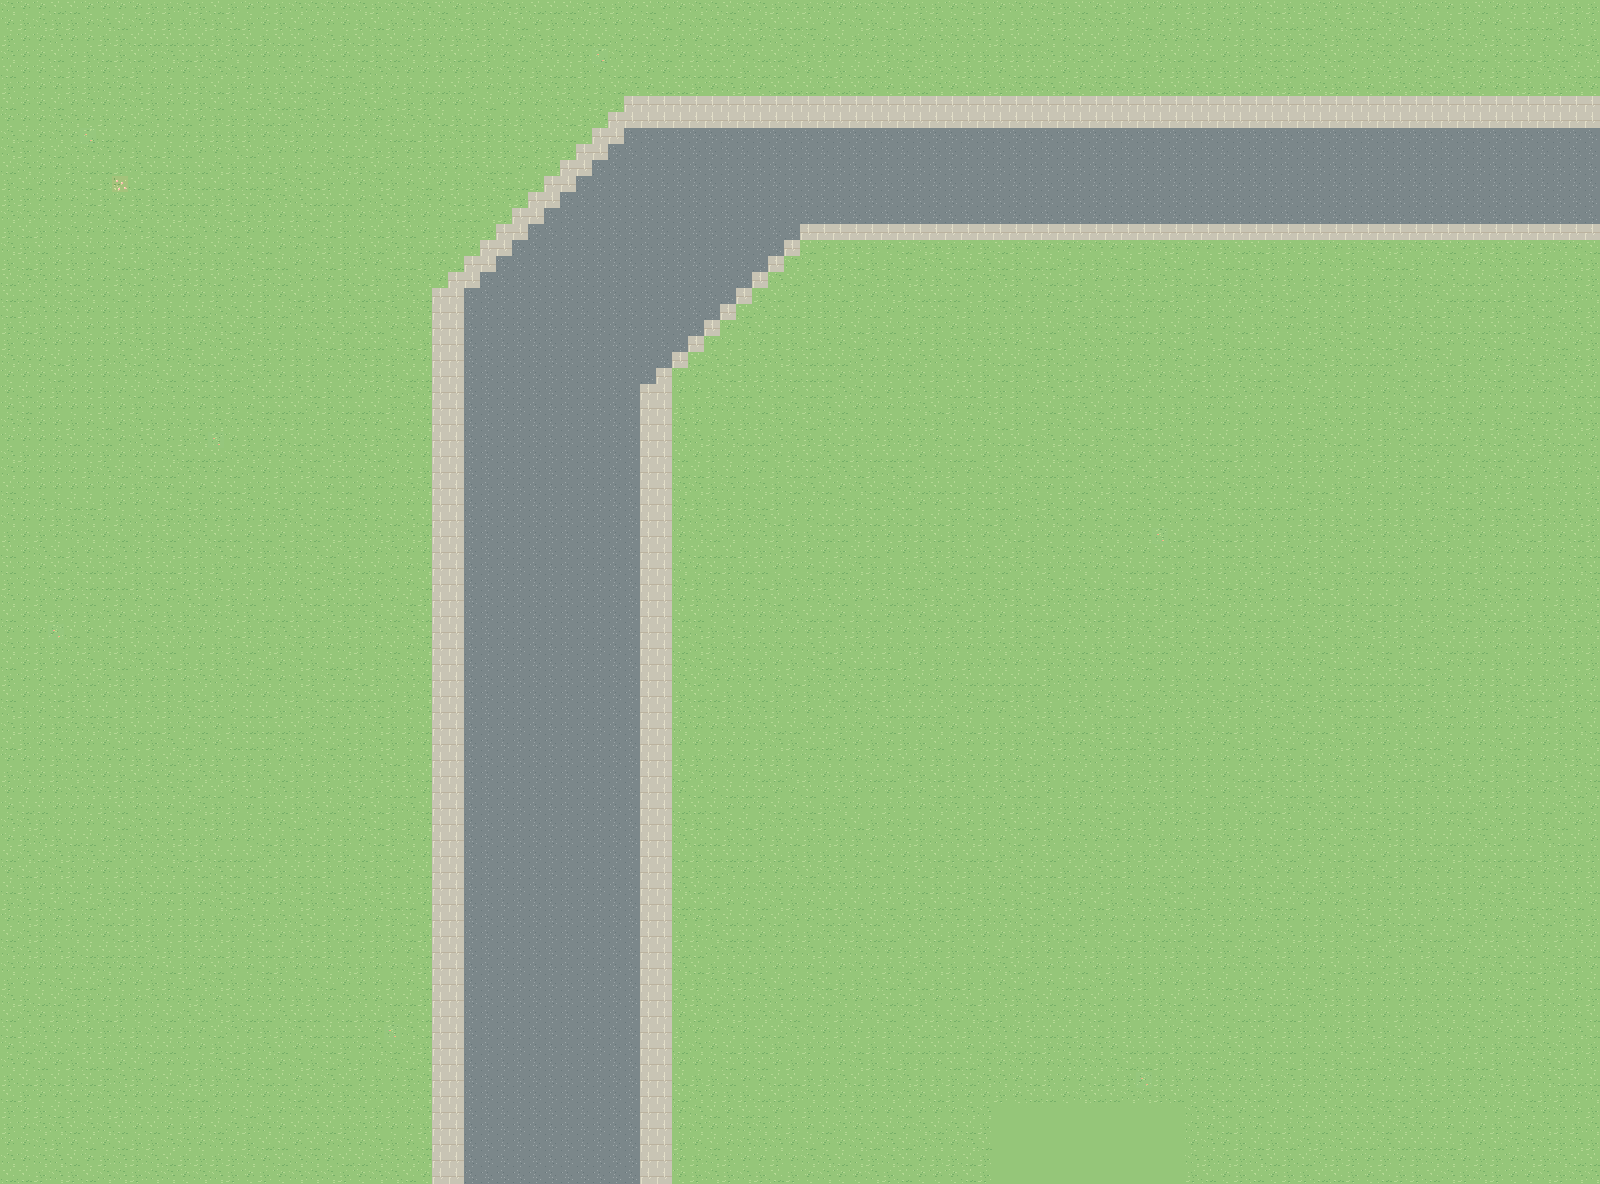

A 2D game scene composited from a Tiled map and its tileset images. What follows is a short description and the map's XML, with each tile layer's data collapsed to a summary:
An orthogonal 100x74 tile map with 16x16 px tiles, 4 tile layers (Ground, Landscape, Roads, BuildingPads), 2 tilesets and 5 objects (4x scene_portal, spawn).

<map version="1.10" tiledversion="1.12.2" orientation="orthogonal" renderorder="right-down" width="100" height="74" tilewidth="16" tileheight="16" infinite="0" backgroundcolor="#95c679" nextlayerid="8" nextobjectid="102">
 <properties>
  <property name="ground_only" type="bool" value="true" />
  <property name="origin_anchor" value="含弘门通道中心为世界(0,0)" />
  <property name="player_sprite_height" type="int" value="48" />
  <property name="player_sprite_width" type="int" value="48" />
  <property name="scene_id" value="04" />
  <property name="scene_name" value="雕像花园与台阶" />
  <property name="scenery_collision_layer" value="not_added_yet" />
  <property name="tile_scale" type="int" value="16" />
  <property name="world_origin_x_px" type="int" value="-800" />
  <property name="world_origin_y_px" type="int" value="-2096" />
 </properties>
 <tileset firstgid="1" name="swu_terrain_16" tilewidth="16" tileheight="16" tilecount="320" columns="16">
  <image source="../assets/ground_tiles_16.png" width="256" height="320" />
 </tileset>
 <tileset firstgid="321" source="../assets/stone_stairs_seamless_16.tsx" />
 <layer id="1" name="Ground" width="100" height="74">
  <data>[7400 cells, 7296 non-empty, 4 distinct tile ids]</data>
 </layer>
 <layer id="2" name="Landscape" width="100" height="74">
  <data>[7400 cells, 1624 non-empty, 6 distinct tile ids]</data>
 </layer>
 <layer id="3" name="Roads" width="100" height="74">
  <data>[7400 cells, 0 non-empty, 0 distinct tile ids]</data>
 </layer>
 <layer id="4" name="BuildingPads" width="100" height="74">
  <data>[7400 cells, 1 non-empty, 1 distinct tile ids]</data>
 </layer>
 <objectgroup color="#d9b768" id="5" name="BuildingSlots" />
 <objectgroup color="#4ca3d9" id="6" name="Portals" visible="0">
  <object id="4" name="exit_south" type="scene_portal" x="768" y="1120" width="64" height="64">
   <properties>
    <property name="direction" value="south" />
    <property name="enabled" type="bool" value="true" />
    <property name="spawn_x_px" type="int" value="800" />
    <property name="spawn_y_px" type="int" value="112" />
    <property name="target_portal" value="exit_north" />
    <property name="target_scene" value="00" />
    <property name="trigger" value="cross_map_edge" />
   </properties>
  </object>
  <object id="100" name="exit_south" type="scene_portal" x="1024" y="1120" width="128" height="64">
   <properties>
    <property name="direction" value="south" />
    <property name="enabled" type="bool" value="true" />
    <property name="spawn_x_px" type="int" value="800" />
    <property name="spawn_y_px" type="int" value="112" />
    <property name="target_portal" value="exit_north" />
    <property name="target_scene" value="00" />
    <property name="trigger" value="cross_map_edge" />
   </properties>
  </object>
  <object id="101" name="exit_south" type="scene_portal" x="480" y="1120" width="112" height="64">
   <properties>
    <property name="direction" value="south" />
    <property name="enabled" type="bool" value="true" />
    <property name="spawn_x_px" type="int" value="800" />
    <property name="spawn_y_px" type="int" value="112" />
    <property name="target_portal" value="exit_north" />
    <property name="target_scene" value="00" />
    <property name="trigger" value="cross_map_edge" />
   </properties>
  </object>
  <object id="5" name="exit_north" type="scene_portal" x="672" y="0" width="272" height="64">
   <properties>
    <property name="direction" value="north" />
    <property name="enabled" type="bool" value="true" />
    <property name="spawn_x_px" type="int" value="800" />
    <property name="spawn_y_px" type="int" value="1056" />
    <property name="target_portal" value="exit_south" />
    <property name="target_scene" value="05" />
    <property name="trigger" value="cross_map_edge" />
   </properties>
  </object>
 </objectgroup>
 <objectgroup color="#74b877" id="7" name="Spawn" visible="0">
  <object id="6" name="player_start" type="spawn" x="800" y="1056">
   <properties>
    <property name="feet_position" type="bool" value="true" />
    <property name="sprite_height" type="int" value="48" />
    <property name="sprite_width" type="int" value="48" />
   </properties>
  </object>
 </objectgroup>
</map>
